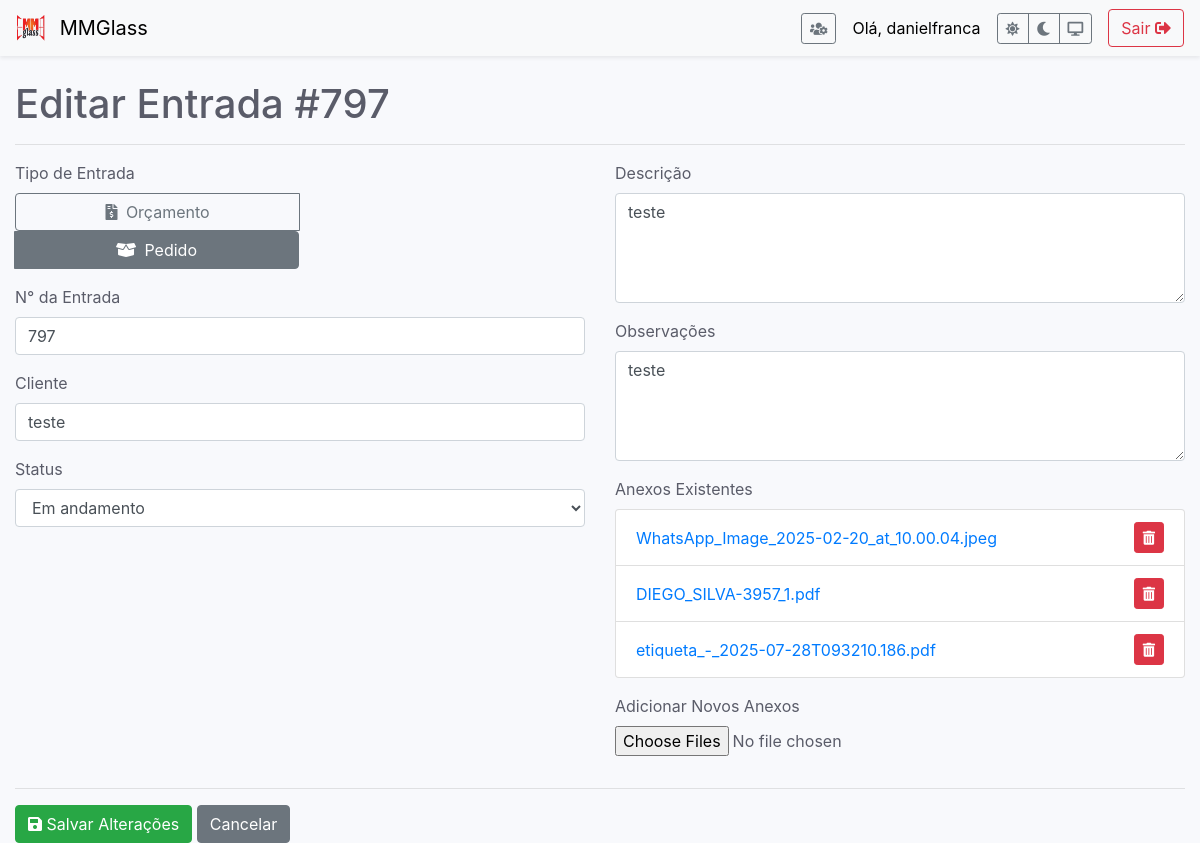
The page /editar/1 (signed in) on the database as committed earlier.
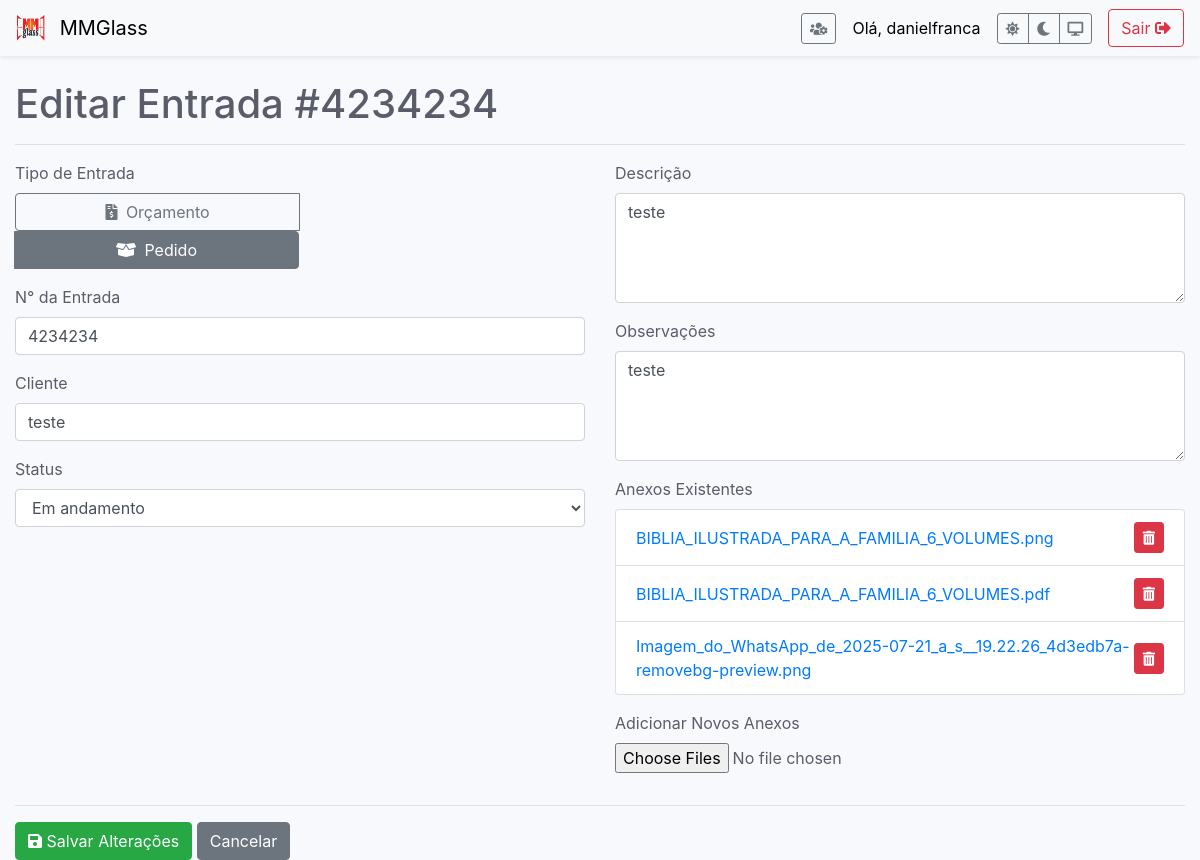
The same page on the database as committed later.
### app.py (models this page shows)
class User(db.Model, UserMixin):
    id = db.Column(db.Integer, primary_key=True)
    username = db.Column(db.String(150), unique=True, nullable=False)
    password_hash = db.Column(db.String(150), nullable=False)
    is_admin = db.Column(db.Boolean, default=False, nullable=False)

class Entrada(db.Model):
    id = db.Column(db.Integer, primary_key=True)
    tipo = db.Column(db.String(50), nullable=False)
    numero_pedido = db.Column(db.Integer, unique=True, nullable=False)
    data_registro = db.Column(db.DateTime, nullable=False, default=datetime.utcnow)
    cliente = db.Column(db.String(100), nullable=False)
    status = db.Column(db.String(50), nullable=False, default='Não iniciado')
    descricao = db.Column(db.Text, nullable=False)
    observacoes = db.Column(db.Text, nullable=True)
    arquivado = db.Column(db.Boolean, default=False, nullable=False)
    anexos = db.relationship('Anexo', backref='entrada', lazy=True, cascade="all, delete-orphan")

class Anexo(db.Model):
    id = db.Column(db.Integer, primary_key=True)
    filename = db.Column(db.String(200), nullable=False)
    entrada_id = db.Column(db.Integer, db.ForeignKey('entrada.id'), nullable=False)

### app.py (the view, shortened to what this page needs)
@app.route('/editar/<int:id>', methods=['GET', 'POST'])
@login_required
def editar_entrada(id):
    entrada = Entrada.query.get_or_404(id)
    return render_template('editar_entrada.html', entrada=entrada)

### app.py (called while the page is built)
@login_manager.user_loader
def load_user(user_id):
    return User.query.get(int(user_id))

### templates/editar_entrada.html (shortened to what this page needs)
{% extends 'base.html' %}
{% block content %}
    <h1>Editar Entrada #{{ entrada.numero_pedido }}</h1>
    <hr>
    <form method="post" enctype="multipart/form-data">
        <div class="row">
            <div class="col-md-6">
                <div class="form-group">
                    <label>Tipo de Entrada</label>
                    <div class="btn-group btn-group-toggle d-block" data-toggle="buttons">
                        <label class="btn btn-outline-secondary w-50 {% if entrada.tipo == 'Orçamento' %}active{% endif %}">
                            <input type="radio" name="tipo" value="Orçamento" required {% if entrada.tipo == 'Orçamento' %}checked{% endif %}> <i class="fas fa-file-invoice-dollar mr-1"></i> Orçamento
                        </label>
                        <label class="btn btn-outline-secondary w-50 {% if entrada.tipo == 'Pedido' %}active{% endif %}">
                            <input type="radio" name="tipo" value="Pedido" {% if entrada.tipo == 'Pedido' %}checked{% endif %}> <i class="fas fa-box-open mr-1"></i> Pedido
                        </label>
                    </div>
                </div>
                <div class="form-group">
                    <label for="numero_pedido">N° da Entrada</label>
                    <input type="text" name="numero_pedido" id="numero_pedido" class="form-control" value="{{ entrada.numero_pedido }}" required>
                </div>
                <div class="form-group">
                    <label for="cliente">Cliente</label>
                    <input type="text" name="cliente" id="cliente" class="form-control" value="{{ entrada.cliente }}" required>
                </div>
                <div class="form-group">
                    <label for="status">Status</label>
                    <select name="status" id="status" class="form-control">
                        <option value="Em andamento" {% if entrada.status == 'Em andamento' %}selected{% endif %}>Em andamento</option>
                    </select>
                </div>
            </div>
            <div class="col-md-6">
                <div class="form-group">
                    <label for="descricao">Descrição</label>
                    <textarea name="descricao" id="descricao" class="form-control" required rows="4">{{ entrada.descricao }}</textarea>
                </div>
                <div class="form-group">
                    <label for="observacoes">Observações</label>
                    <textarea name="observacoes" id="observacoes" class="form-control" rows="4">{{ entrada.observacoes or '' }}</textarea>
                </div>
                <div class="form-group">
                    <label>Anexos Existentes</label>
                    {% if entrada.anexos %}
                        <ul class="list-group mb-3">
                        {% for anexo in entrada.anexos %}
                            <li class="list-group-item d-flex justify-content-between align-items-center">
                                <a href="{{ url_for('uploaded_file', filename=anexo.filename) }}" target="_blank">{{ anexo.filename }}</a>
                                <form action="{{ url_for('excluir_anexo', anexo_id=anexo.id) }}" method="POST" onsubmit="return confirm('Tem a certeza que deseja excluir este anexo?');">
                                    <button type="submit" class="btn btn-danger btn-sm"><i class="fas fa-trash-alt"></i></button>
                                </form>
                            </li>
                        {% endfor %}
                        </ul>
                    {% else %}
                        <p class="text-muted small">Nenhum anexo encontrado.</p>
                    {% endif %}
                </div>
                <div class="form-group">
                    <label for="anexos">Adicionar Novos Anexos</label>
                    <input type="file" name="anexos" id="anexos" class="form-control-file" multiple>
                </div>
            </div>
        </div>
        <hr>
        <button type="submit" class="btn btn-success"><i class="fas fa-save"></i> Salvar Alterações</button>
        <a href="{{ url_for('index') }}" class="btn btn-secondary">Cancelar</a>
    </form>
{% endblock %}

### templates/base.html (shortened to what this page needs)
<!doctype html>
<html lang="pt" data-theme="light">
<head>
    <link rel="stylesheet" href="https://stackpath.bootstrapcdn.com/bootstrap/4.5.2/css/bootstrap.min.css">
    <link rel="stylesheet" href="https://cdnjs.cloudflare.com/ajax/libs/font-awesome/5.15.4/css/all.min.css">
</head>
<body>
    <nav class="navbar navbar-light mb-4 shadow-sm">
        <a class="navbar-brand" href="{{ url_for('index') }}">
            <img src="{{ url_for('static', filename='images/logo.png') }}" width="30" height="30" class="d-inline-block align-top mr-2" alt="Logo MMGlass">
            MMGlass
        </a>
        <div class="d-flex align-items-center">
            {% if current_user.is_authenticated %}
                {% if current_user.is_admin %}
                <a href="{{ url_for('gerir_usuarios') }}" class="btn btn-outline-secondary btn-sm mr-3" title="Gerir Utilizadores">
                    <i class="fas fa-users-cog"></i>
                </a>
                {% endif %}
                <span class="navbar-text mr-3">Olá, {{ current_user.username }}</span>
                <div class="btn-group btn-group-sm mr-3" role="group">
                    <button type="button" class="btn btn-outline-secondary" id="theme-light" title="Tema Claro"><i class="fas fa-sun"></i></button>
                    <button type="button" class="btn btn-outline-secondary" id="theme-dark" title="Tema Escuro"><i class="fas fa-moon"></i></button>
                    <button type="button" class="btn btn-outline-secondary" id="theme-auto" title="Tema do Sistema"><i class="fas fa-desktop"></i></button>
                </div>
                <a href="{{ url_for('logout') }}" class="btn btn-outline-danger">Sair <i class="fas fa-sign-out-alt"></i></a>
            {% endif %}
        </div>
    </nav>
    <div class="container-fluid">
        {% block content %}{% endblock %}
    </div>
</body>
</html>

### templates/base.html (style rules this page uses)
:root { --bg-color: #f8f9fc; --text-color: #5a5c69; --card-bg: #fff; --table-bg: #fff; --border-color: #e3e6f0; --navbar-bg: #f8f9fa; --navbar-text: #000; --dropdown-hover-bg: #f8f9fa; }
body { background-color: var(--bg-color); color: var(--text-color); transition: background-color 0.2s ease, color 0.2s ease; }
.navbar { background-color: var(--navbar-bg) !important; }
.navbar-light .navbar-brand, .navbar-light .navbar-text { color: var(--navbar-text) !important; }

Rows that differ between the two databases and show on the page:
changed Entrada "teste": numero_pedido "797" → "4234234"
changed Anexo: filename "WhatsApp_Image_2025-02-20_at_10.00.04.jpeg" → "BIBLIA_ILUSTRADA_PARA_A_FAMILIA_6_VOLUMES.png"
changed Anexo: filename "DIEGO_SILVA-3957_1.pdf" → "BIBLIA_ILUSTRADA_PARA_A_FAMILIA_6_VOLUMES.pdf"
changed Anexo: filename "etiqueta_-_2025-07-28T093210.186.pdf" → "Imagem_do_WhatsApp_de_2025-07-21_a_s__19.22.26_4d3edb7a-removebg-preview.png"
